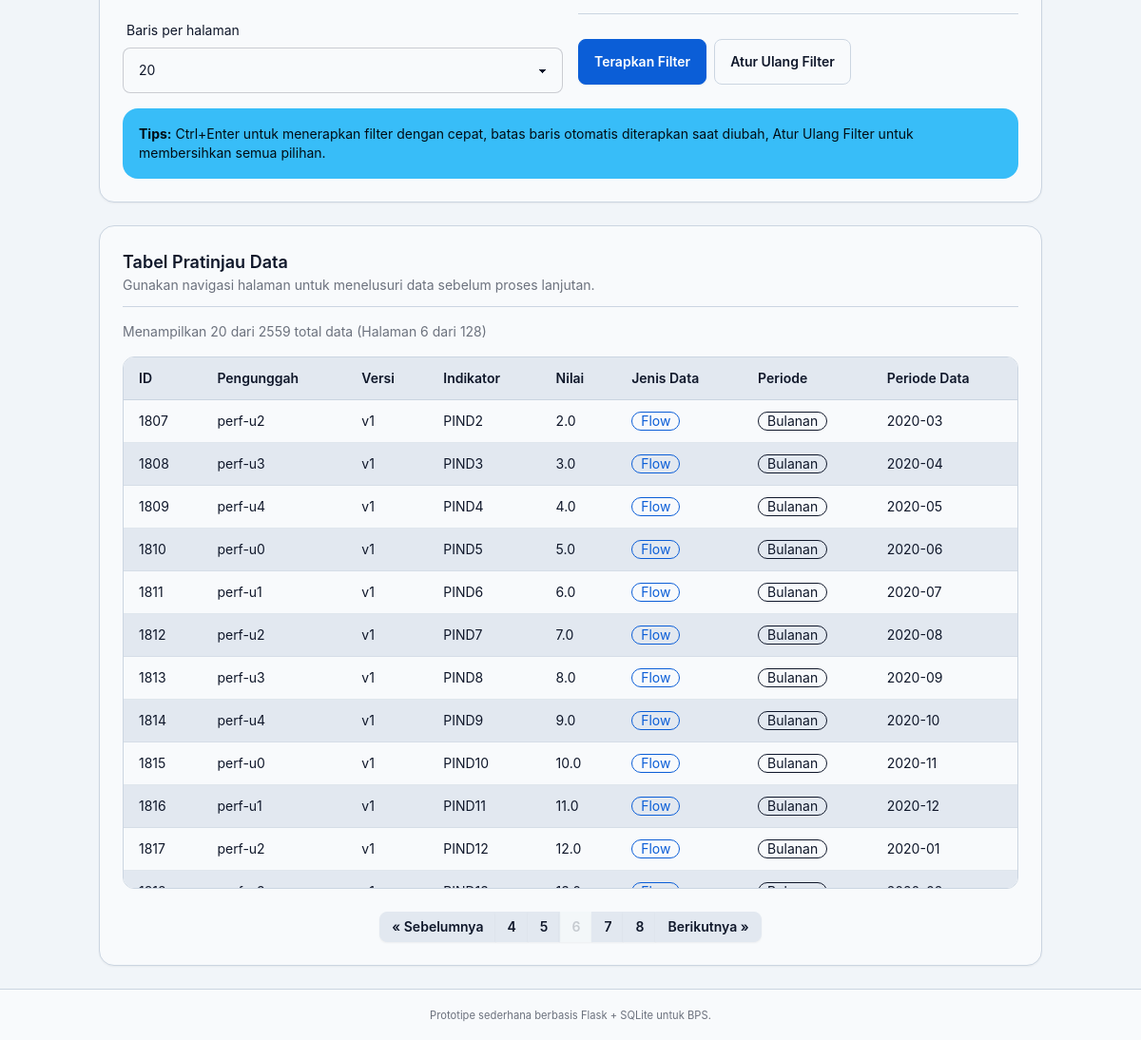
Before: /preview-data?data_type=&time_period=&uploader=&indicator=&start_period=&end_period=&value_min=&value_max=&limit=20&page=6 (lower part) with the older database file.
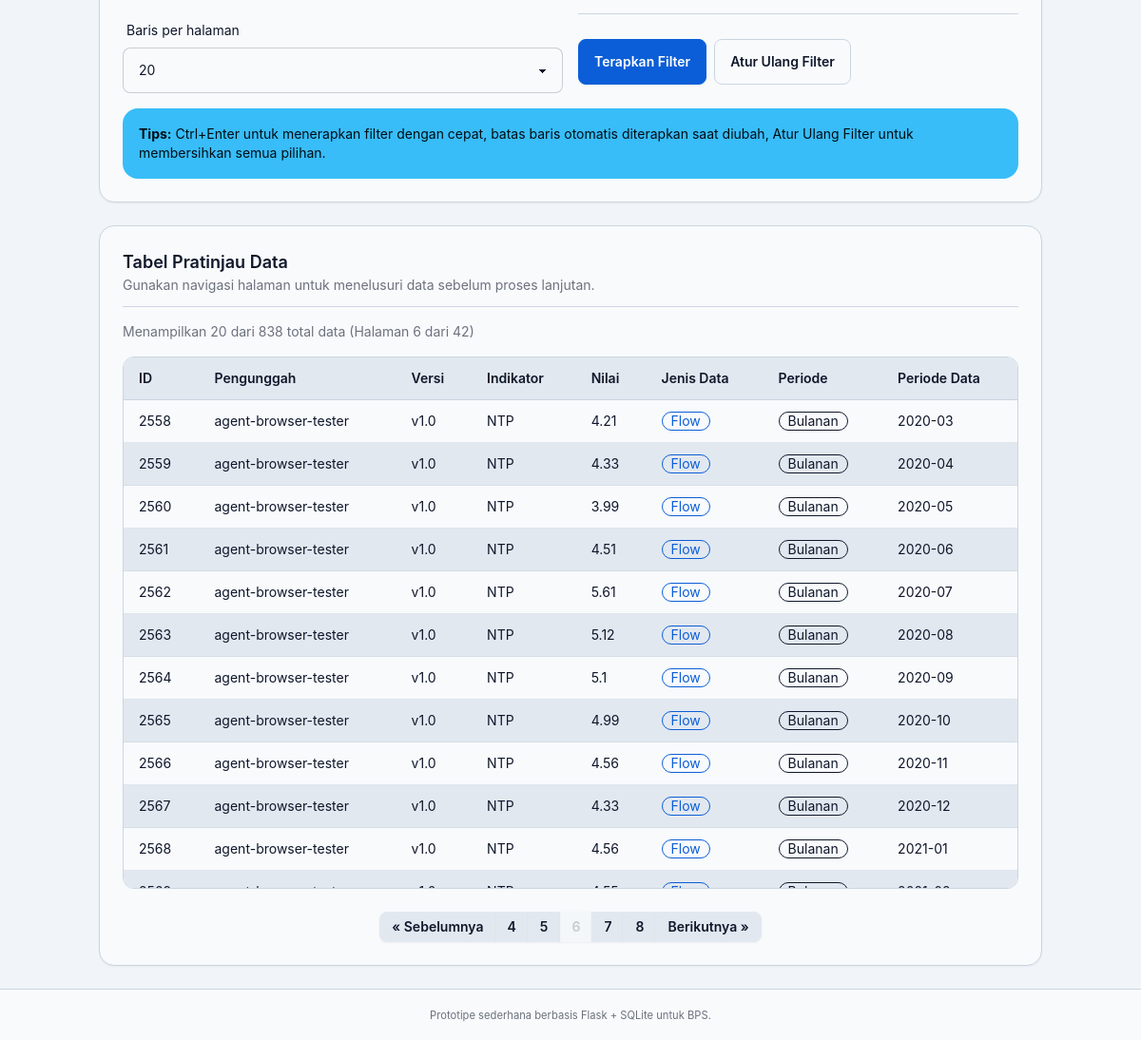
After: the same page with the newer database file.
### tables this page shows
CREATE TABLE data_entries (
                id INTEGER PRIMARY KEY AUTOINCREMENT,
                uploader_name TEXT NOT NULL,
                version TEXT NOT NULL,
                template_type TEXT,
                data_type TEXT,
                time_period TEXT,
                indicator_name TEXT NOT NULL,
                value REAL,
                unit TEXT,
                region_code TEXT,
                year INTEGER,
                month INTEGER,
                quarter INTEGER,
                created_at TEXT NOT NULL
            );

### routes/pages.py (the view)
def preview_data():
    data_type = request.args.get("data_type", "")
    time_period = request.args.get("time_period", "")
    uploader = request.args.get("uploader", "")
    indicator = request.args.get("indicator", "")
    period_start, period_end = get_period_range_params(request.args)
    value_min, value_max = get_value_range_params(request.args)
    page, limit, offset = parse_entries_pagination(request)
    summary = fetch_aggregated_summary()
    qkw = entries_query_kwargs(
        data_type,
        time_period,
        uploader,
        indicator,
        period_start,
        period_end,
        value_min,
        value_max,
    )
    entries = query_data_entries(**qkw, limit=limit, offset=offset)
    total_entries = get_total_entries_count(**qkw)
    filters = build_entries_filters_ui_dict(
        data_type=data_type,
        time_period=time_period,
        uploader=uploader,
        indicator=indicator,
        period_start=period_start,
        period_end=period_end,
        value_min=value_min,
        value_max=value_max,
        page=page,
        limit=limit,
        total_entries=total_entries,
    )
    filter_options = get_filter_options()
    return render_template(
        "preview.html", summary=summary, entries=entries, filters=filters, filter_options=filter_options
    )

### models/browse.py (called while the page is built)
def get_filter_options() -> Dict[str, List[str]]:
    with closing(get_conn()) as conn:
        uploaders = conn.execute(
            "SELECT DISTINCT uploader_name FROM data_entries ORDER BY uploader_name"
        ).fetchall()
        uploader_list = [row["uploader_name"] for row in uploaders]
        indicators = conn.execute(
            "SELECT DISTINCT indicator_name FROM data_entries ORDER BY indicator_name"
        ).fetchall()
        indicator_list = [row["indicator_name"] for row in indicators]
        return {
            "uploaders": uploader_list,
            "indicators": indicator_list
        }

### models/connection.py (called while the page is built)
def get_conn() -> sqlite3.Connection:
    import models as _models_pkg
    path = str(_models_pkg.DB_PATH)
    conn = sqlite3.connect(path, detect_types=sqlite3.PARSE_DECLTYPES)
    conn.row_factory = sqlite3.Row
    return conn

### services/aggregation.py (called while the page is built)
def fetch_aggregated_summary() -> Dict:
    cached = load_cached_summary()
    if cached:
        return cached
    return refresh_aggregated_summary()

### services/period_filters.py (called while the page is built, shortened)
def parse_period_filter_value(
    period_value: Optional[str],
) -> tuple[Optional[int], Optional[int], Optional[int]]:
    if not period_value:
        return None, None, None

### templates/preview.html (shortened to what this page needs)
{% extends "base_tailwind.html" %}
{% block content %}
{% include "partials/_preview_filters.html" %}
<section class="panel">
    <div class="section-title">
        <div>
            <h3 class="text-lg font-semibold">Tabel Pratinjau Data</h3>
            <p class="hint">Gunakan navigasi halaman untuk menelusuri data sebelum proses lanjutan.</p>
        </div>
    </div>
    {% include "partials/_preview_table.html" %}
</section>
{% endblock %}

### templates/partials/_preview_table.html (shortened to what this page needs)
{% if entries %}
<div class="toolbar justify-between mb-4 text-sm text-base-content/60">
    <div>
        Menampilkan {{ entries|length }} dari {{ filters.total_entries }} total data
        (Halaman {{ filters.page }} dari {{ filters.total_pages }})
    </div>
</div>
<div class="data-table-wrap data-table-wrap--sticky">
    <table class="data-table">
        <thead class="text-sm">
            <tr>
                <th>ID</th>
                <th>Pengunggah</th>
                <th>Versi</th>
                <th>Indikator</th>
                <th>Nilai</th>
                <th>Jenis Data</th>
                <th>Periode</th>
                <th>Periode Data</th>
            </tr>
        </thead>
        <tbody>
            {% for row in entries %}
            <tr>
                <td>{{ row.id }}</td>
                <td>{{ row.uploader_name }}</td>
                <td>{{ row.version }}</td>
                <td>{{ row.indicator_name }}</td>
                <td>{{ row.value }}</td>
                <td>{% include "partials/_data_type_badge.html" %}</td>
                <td>{% include "partials/_time_period_badge.html" %}</td>
                <td>{{ row.tanggal_data }}</td>
            </tr>
            {% endfor %}
        </tbody>
    </table>
</div>
{% set pagination_aria_label = "Paginasi pratinjau data" %}
{% set pagination_endpoint = "preview_data" %}
{% include "partials/_pagination.html" %}
{% else %}
{% set message = "Ubah filter atau unggah data baru untuk melihat hasil pratinjau." %}
{% endif %}

### templates/partials/_data_type_badge.html
{% set _badge_row = row if row is defined else entry if entry is defined else None %}
{% if _badge_row and _badge_row.data_type == 'flow' %}
<span class="badge badge-primary badge-outline">Flow</span>
{% elif _badge_row and _badge_row.data_type == 'stock' %}
<span class="badge badge-accent badge-outline">Stock</span>
{% else %}
<span class="badge badge-outline">{{ _badge_row.data_type if _badge_row else '' }}</span>
{% endif %}

### templates/partials/_time_period_badge.html
{% set _badge_row = row if row is defined else entry if entry is defined else None %}
{% if _badge_row and _badge_row.time_period == 'monthly' %}
<span class="badge badge-outline">Bulanan</span>
{% elif _badge_row and _badge_row.time_period == 'quarterly' %}
<span class="badge badge-outline">Triwulanan</span>
{% elif _badge_row and _badge_row.time_period == 'yearly' %}
<span class="badge badge-outline">Tahunan</span>
{% else %}
<span class="badge badge-outline">{{ _badge_row.time_period if _badge_row else '' }}</span>
{% endif %}

Changed rows visible on the page:
removed data_entries: id "1807", uploader_name "perf-u2", version "v1", indicator_name "PIND2", value "2.0", data_type "Flow", time_period "Bulanan", tanggal_data "2020-03"
removed data_entries: id "1808", uploader_name "perf-u3", version "v1", indicator_name "PIND3", value "3.0", data_type "Flow", time_period "Bulanan", tanggal_data "2020-04"
removed data_entries: id "1809", uploader_name "perf-u4", version "v1", indicator_name "PIND4", value "4.0", data_type "Flow", time_period "Bulanan", tanggal_data "2020-05"
removed data_entries: id "1810", uploader_name "perf-u0", version "v1", indicator_name "PIND5", value "5.0", data_type "Flow", time_period "Bulanan", tanggal_data "2020-06"
removed data_entries: id "1811", uploader_name "perf-u1", version "v1", indicator_name "PIND6", value "6.0", data_type "Flow", time_period "Bulanan", tanggal_data "2020-07"
removed data_entries: id "1812", uploader_name "perf-u2", version "v1", indicator_name "PIND7", value "7.0", data_type "Flow", time_period "Bulanan", tanggal_data "2020-08"
removed data_entries: id "1813", uploader_name "perf-u3", version "v1", indicator_name "PIND8", value "8.0", data_type "Flow", time_period "Bulanan", tanggal_data "2020-09"
removed data_entries: id "1814", uploader_name "perf-u4", version "v1", indicator_name "PIND9", value "9.0", data_type "Flow", time_period "Bulanan", tanggal_data "2020-10"
removed data_entries: id "1815", uploader_name "perf-u0", version "v1", indicator_name "PIND10", value "10.0", data_type "Flow", time_period "Bulanan", tanggal_data "2020-11"
removed data_entries: id "1816", uploader_name "perf-u1", version "v1", indicator_name "PIND11", value "11.0", data_type "Flow", time_period "Bulanan", tanggal_data "2020-12"
removed data_entries: id "1817", uploader_name "perf-u2", version "v1", indicator_name "PIND12", value "12.0", data_type "Flow", time_period "Bulanan", tanggal_data "2020-01"
now on this page (row unchanged): data_entries: id "2558", uploader_name "agent-browser-tester", version "v1.0", indicator_name "NTP", value "4.21", data_type "Flow", time_period "Bulanan", tanggal_data "2020-03"
now on this page (row unchanged): data_entries: id "2559", uploader_name "agent-browser-tester", version "v1.0", indicator_name "NTP", value "4.33", data_type "Flow", time_period "Bulanan", tanggal_data "2020-04"
now on this page (row unchanged): data_entries: id "2560", uploader_name "agent-browser-tester", version "v1.0", indicator_name "NTP", value "3.99", data_type "Flow", time_period "Bulanan", tanggal_data "2020-05"
now on this page (row unchanged): data_entries: id "2561", uploader_name "agent-browser-tester", version "v1.0", indicator_name "NTP", value "4.51", data_type "Flow", time_period "Bulanan", tanggal_data "2020-06"
now on this page (row unchanged): data_entries: id "2562", uploader_name "agent-browser-tester", version "v1.0", indicator_name "NTP", value "5.61", data_type "Flow", time_period "Bulanan", tanggal_data "2020-07"
now on this page (row unchanged): data_entries: id "2563", uploader_name "agent-browser-tester", version "v1.0", indicator_name "NTP", value "5.12", data_type "Flow", time_period "Bulanan", tanggal_data "2020-08"
now on this page (row unchanged): data_entries: id "2564", uploader_name "agent-browser-tester", version "v1.0", indicator_name "NTP", value "5.1", data_type "Flow", time_period "Bulanan", tanggal_data "2020-09"
now on this page (row unchanged): data_entries: id "2565", uploader_name "agent-browser-tester", version "v1.0", indicator_name "NTP", value "4.99", data_type "Flow", time_period "Bulanan", tanggal_data "2020-10"
now on this page (row unchanged): data_entries: id "2566", uploader_name "agent-browser-tester", version "v1.0", indicator_name "NTP", value "4.56", data_type "Flow", time_period "Bulanan", tanggal_data "2020-11"
now on this page (row unchanged): data_entries: id "2567", uploader_name "agent-browser-tester", version "v1.0", indicator_name "NTP", value "4.33", data_type "Flow", time_period "Bulanan", tanggal_data "2020-12"
now on this page (row unchanged): data_entries: id "2568", uploader_name "agent-browser-tester", version "v1.0", indicator_name "NTP", value "4.56", data_type "Flow", time_period "Bulanan", tanggal_data "2021-01"
Other visible differences:
{{ filters.total_entries }}: "2559" → "838"
{{ filters.total_pages }}: "128" → "42"
